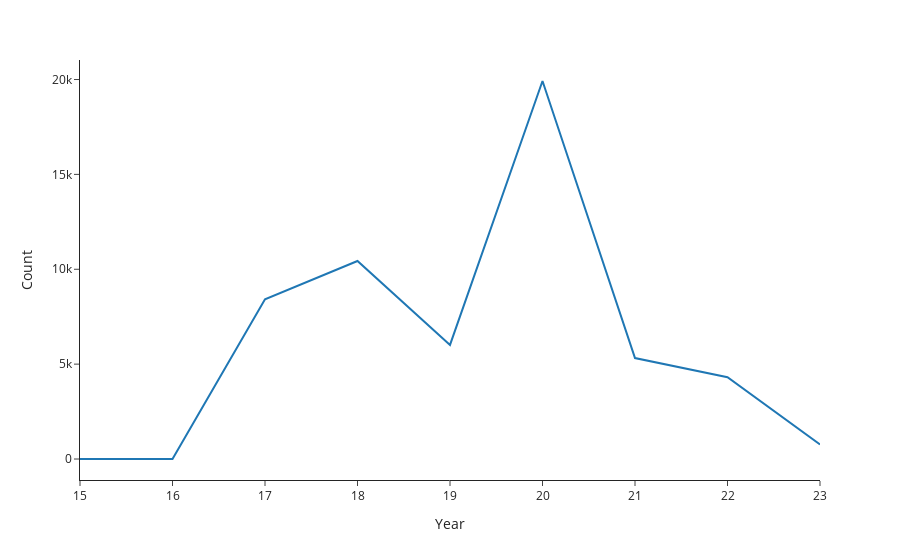

Source (notebook cell):
### Code cell
def city_counts():
    """
    """
    df = protest_data()
    df_pivot = pd.pivot_table(df, index='Year', values='Date',
                          aggfunc='count', margins=True, margins_name='Count')
    df_pivot.drop(index='Count', inplace=True)
    df_pivot.rename({'Date':'Count'}, axis='columns', inplace=True)
    fig = px.line(df_pivot, y='Count', template="simple_white")
    # fig.update_layout(xaxis_showgrid=False, yaxis_showgrid=False)

    return fig.show()

city_counts()

### Figure 1 — Plotly figure (JSON) as saved in the notebook; plotly's stock layout.template omitted (floating-point values rounded to 4 significant figures)
{"data": [{"hovertemplate": "Year=%{x}<br>Count=%{y}<extra></extra>", "legendgroup": "", "line": {"color": "#1F77B4", "dash": "solid"}, "marker": {"symbol": "circle"}, "mode": "lines", "name": "", "orientation": "v", "showlegend": false, "type": "scatter", "x": ["15", "16", "17", "18", "19", "20", "21", "22", "23"], "xaxis": "x", "y": [1, 2, 8420, 10434, 6013, 19922, 5319, 4311, 764], "yaxis": "y"}], "layout": {"legend": {"tracegroupgap": 0}, "margin": {"t": 60}, "xaxis": {"anchor": "y", "domain": [0, 1], "title": {"text": "Year"}}, "yaxis": {"anchor": "x", "domain": [0, 1], "title": {"text": "Count"}}}}
